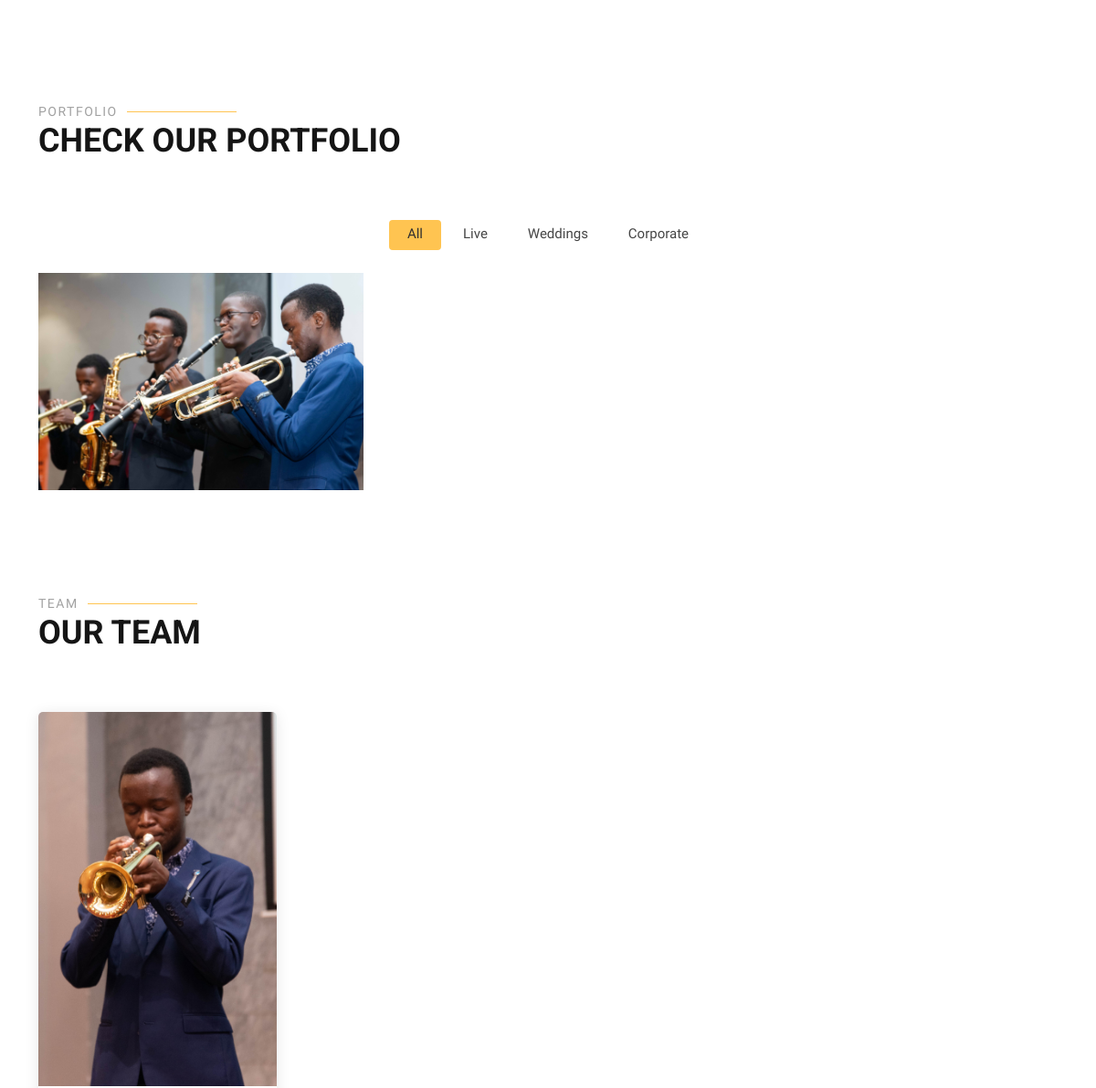
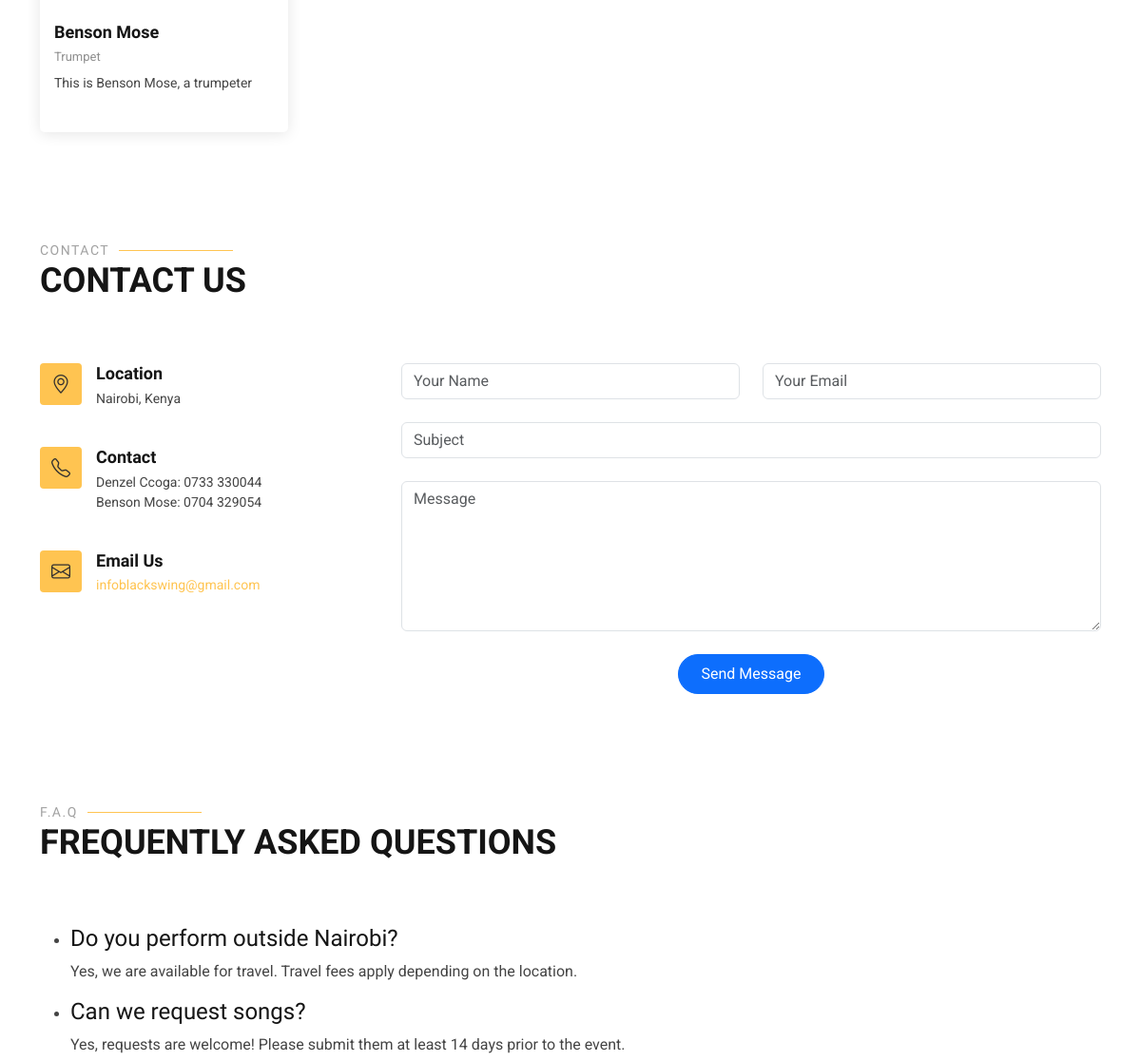
The app's page / (middle part), older data (2 pictures, top to bottom).
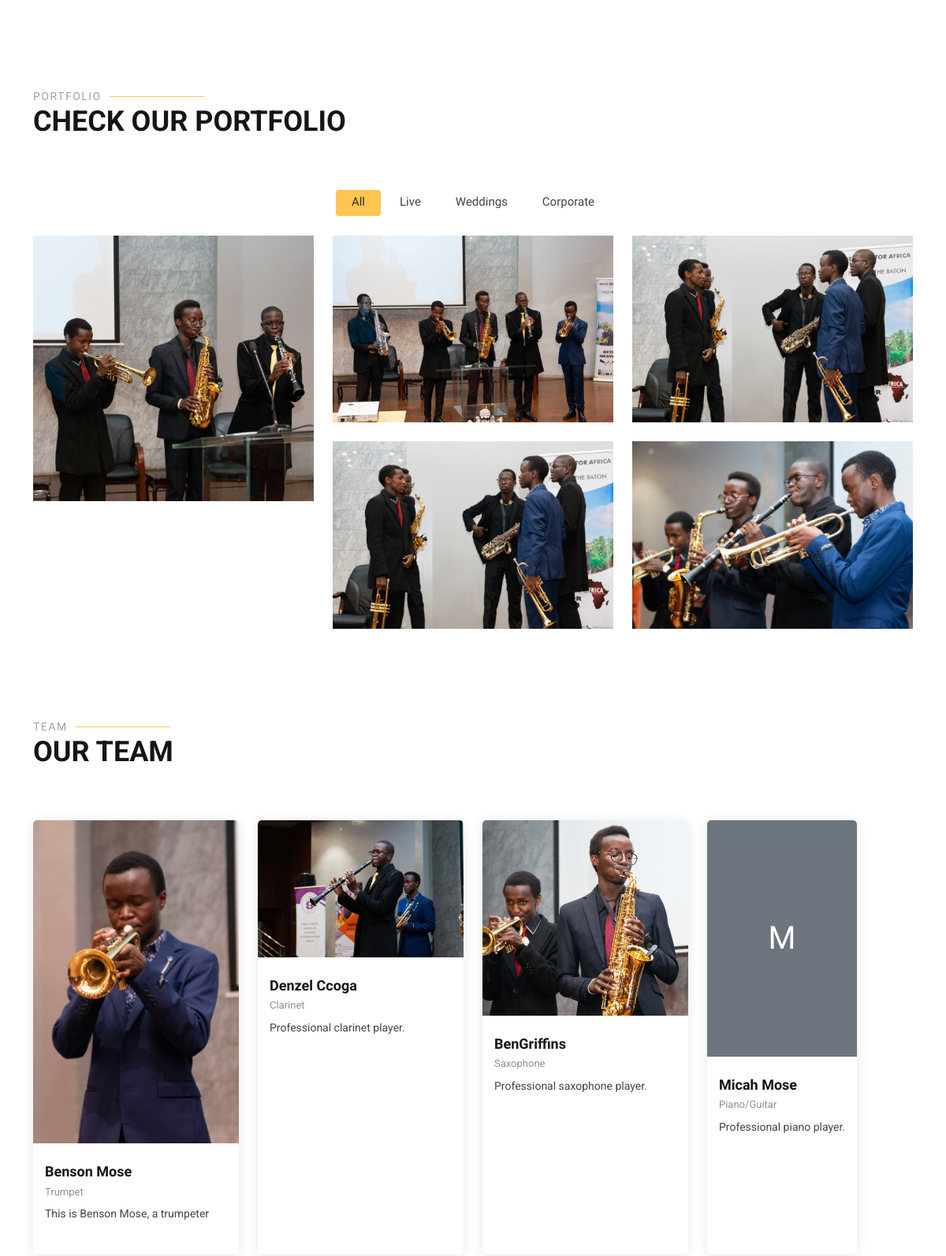
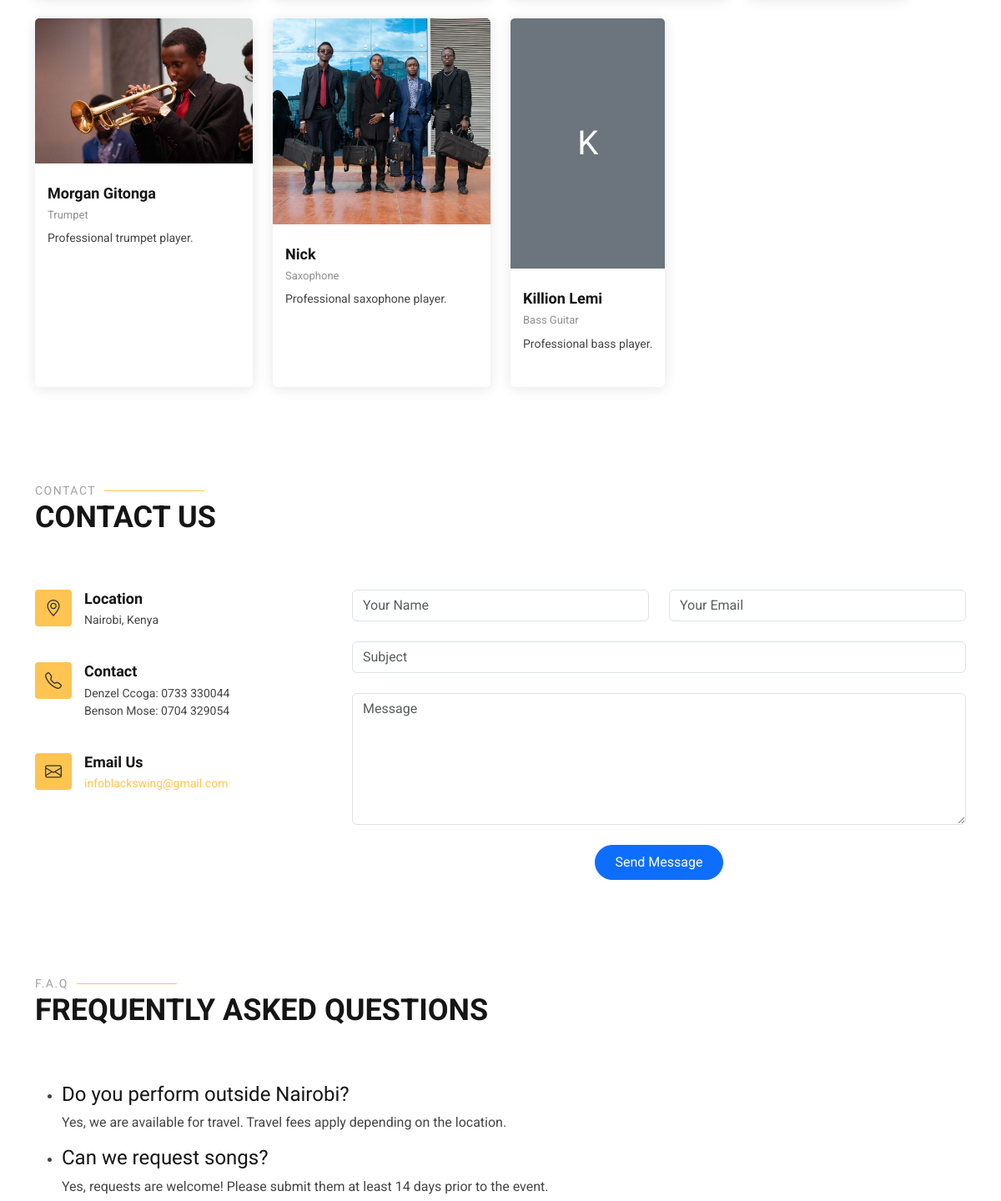
The same page, newer data (2 pictures, top to bottom).
### portfolio/models.py (models this page shows, shortened)
class Project(models.Model):
    CATEGORY_CHOICES = [
        ('live', 'Live Performance'),
        ('weddings', 'Weddings'),
        ('corporate', 'Corporate Events'),
    ]
    title = models.CharField(max_length=200)
    category = models.CharField(max_length=50, choices=CATEGORY_CHOICES, default='live')
    description = models.TextField(blank=True, help_text="Caption or description for this gallery item")
    image = models.ImageField(upload_to='portfolio_images/')
    created_at = models.DateTimeField(auto_now_add=True)
    class Meta:
        ordering = ['-created_at']

class TeamMember(models.Model):
    ROLE_CHOICES = [
        ('clarinet', 'Clarinet'),
        ('trumpet', 'Trumpet'),
        ('saxophone', 'Saxophone'),
        ('piano', 'Piano/Guitar'),
        ('bass', 'Bass Guitar'),
        ('drums', 'Drums'),
        ('vocals', 'Vocals'),
        ('other', 'Other'),
    ]
    name = models.CharField(max_length=100)
    role = models.CharField(max_length=50, choices=ROLE_CHOICES)
    bio = models.TextField(blank=True, help_text="Brief bio or description")
    image = models.ImageField(upload_to='team_images/', blank=True, null=True)
    order = models.IntegerField(default=0, help_text="Display order (lower numbers first)")
    is_active = models.BooleanField(default=True)
    created_at = models.DateTimeField(auto_now_add=True)
    class Meta:
        ordering = ['order', 'name']

### core/views.py (the view)
# urls.py: path('', views.index, name='index'),
def index(request):
    if request.method == 'POST':
        form = ContactForm(request.POST)
        if form.is_valid():
            form.save()
            messages.success(request, 'Your message has been sent. Thank you!')
            return redirect('index')
    else:
        form = ContactForm()
    projects = Project.objects.all().order_by('-created_at')
    team_members = TeamMember.objects.filter(is_active=True).order_by('order', 'name')
    services = Service.objects.all()
    if not services:
        services = []
    return render(request, 'core/index.html', {
        'projects': projects,
        'team_members': team_members,
        'form': form,
        'services': services
    })

### core/forms.py
class ContactForm(forms.ModelForm):
    class Meta:
        model = ContactMessage
        fields = ['name', 'email', 'subject', 'message']
        widgets = {
            'name': forms.TextInput(attrs={'class': 'form-control', 'placeholder': 'Your Name'}),
            'email': forms.EmailInput(attrs={'class': 'form-control', 'placeholder': 'Your Email'}),
            'subject': forms.TextInput(attrs={'class': 'form-control', 'placeholder': 'Subject'}),
            'message': forms.Textarea(attrs={'class': 'form-control', 'rows': 6, 'placeholder': 'Message'}),
        }

### core/context_processors.py (called while the page is built)
def unread_messages_count(request):
    if request.user.is_authenticated and request.user.is_superuser:
        messages_count = ContactMessage.objects.filter(is_read=False).count()
        bookings_count = ServiceBooking.objects.filter(is_read=False).count()
        return {'unread_messages_count': messages_count + bookings_count}
    return {}

### templates/core/index.html (shortened to what this page needs)
{% extends 'base.html' %}
{% load static %}
{% block content %}
<section id="services" class="services section">
</section>
<section id="portfolio" class="portfolio section">
  <div class="container section-title" data-aos="fade-up">
    <h2>Portfolio</h2>
    <p>Check our Portfolio</p>
  </div>
  <div class="container">
    <div class="isotope-layout" data-default-filter="*" data-layout="masonry" data-sort="original-order">
      <ul class="portfolio-filters isotope-filters" data-aos="fade-up" data-aos-delay="100">
        <li data-filter="*" class="filter-active">All</li>
        <li data-filter=".filter-live">Live</li>
        <li data-filter=".filter-weddings">Weddings</li>
        <li data-filter=".filter-corporate">Corporate</li>
      </ul>
      <div class="row gy-4 isotope-container" data-aos="fade-up" data-aos-delay="200">
        {% for project in projects %}
        <div class="col-lg-4 col-md-6 portfolio-item isotope-item filter-{{ project.category }}">
          {% if project.image %}
          <img src="{{ project.image.url }}" class="img-fluid" alt="{{ project.title }}">
          {% else %}
          <img src="https://via.placeholder.com/600x400" class="img-fluid" alt="Placeholder">
          {% endif %}
        </div>
        {% empty %}
        <div class="col-12 text-center">
          <p>No projects found. Add some from the Admin Dashboard!</p>
        </div>
        {% endfor %}
      </div>
    </div>
  </div>
</section>
<section id="team" class="team section">
  <div class="container section-title" data-aos="fade-up">
    <h2>Team</h2>
    <p>our Team</p>
  </div>
  <div class="container">
    <div class="row gy-4">
      {% for member in team_members %}
      <div class="col-lg-3 col-md-6 d-flex align-items-stretch" data-aos="fade-up" data-aos-delay="100">
        <div class="team-member">
          <div class="member-img">
            {% if member.image %}
            <img src="{{ member.image.url }}" class="img-fluid" alt="{{ member.name }}">
            {% else %}
            <div class="d-flex align-items-center justify-content-center bg-secondary text-white"
              style="height: 300px; width: 100%;">
              <span class="fs-1">{{ member.name|first }}</span>
            </div>
            {% endif %}
          </div>
          <div class="member-info">
            <h4>{{ member.name }}</h4>
            <span>{{ member.get_role_display }}</span>
            {% if member.bio %}
            <p class="mt-2 small">{{ member.bio|truncatewords:15 }}</p>
            {% endif %}
          </div>
        </div>
      </div>
      {% empty %}
      <div class="col-12 text-center">
        <p>No team members found.</p>
      </div>
      {% endfor %}
    </div>
  </div>
</section>
<section id="contact" class="contact section">
  <div class="container section-title" data-aos="fade-up">
    <h2>Contact</h2>
    <p>Contact Us</p>
  </div>
  <div class="container" data-aos="fade-up" data-aos-delay="100">
    <div class="row gy-4">
      <div class="col-lg-4">
        <div class="info-item d-flex" data-aos="fade-up" data-aos-delay="300">
          <i class="bi bi-geo-alt flex-shrink-0"></i>
          <div>
            <h3>Location</h3>
            <p>Nairobi, Kenya</p>
          </div>
        </div>
        <div class="info-item d-flex" data-aos="fade-up" data-aos-delay="400">
          <i class="bi bi-telephone flex-shrink-0"></i>
          <div>
            <h3>Contact</h3>
            <p>Denzel Ccoga: 0733 330044<br>Benson Mose: 0704 329054</p>
          </div>
        </div>
        <div class="info-item d-flex" data-aos="fade-up" data-aos-delay="500">
          <i class="bi bi-envelope flex-shrink-0"></i>
          <div>
            <h3>Email Us</h3>
            <p><a href="mailto:infoblackswing@gmail.com">infoblackswing@gmail.com</a></p>
          </div>
        </div>
      </div>
      <div class="col-lg-8">
        <form method="post" action="{% url 'index' %}#contact" class="django-contact-form" data-aos="fade-up"
          data-aos-delay="200">
          <div class="row gy-4">
            <div class="col-md-6">
              {{ form.name }}
            </div>
            <div class="col-md-6 ">
              {{ form.email }}
            </div>
            <div class="col-md-12">
              {{ form.subject }}
            </div>
            <div class="col-md-12">
              {{ form.message }}
            </div>
            <div class="col-md-12 text-center">
              <button type="submit" class="btn btn-primary rounded-pill px-4 py-2">Send Message</button>
            </div>
          </div>
        </form>
      </div>
    </div>
  </div>
</section>
<section id="faq" class="faq section">
  <div class="container section-title" data-aos="fade-up">
    <h2>F.A.Q</h2>
    <p>Frequently Asked Questions</p>
  </div>
  <div class="container" data-aos="fade-up">
    <div class="row">
      <div class="col-12">
        <div class="faq-list">
          <ul>
            <li data-aos="fade-up" data-aos-delay="100">
              <h4>Do you perform outside Nairobi?</h4>
              <p>Yes, we are available for travel. Travel fees apply depending on the location.</p>
            </li>
            <li data-aos="fade-up" data-aos-delay="200">
              <h4>Can we request songs?</h4>
              <p>Yes, requests are welcome! Please submit them at least 14 days prior to the event.</p>
            </li>
          </ul>
        </div>
      </div>
    </div>
  </div>
</section>
{% endblock %}

### templates/base.html (shortened to what this page needs)
{% load static %}
<!DOCTYPE html>
<html lang="en">
<head>
  <link href="{% static 'vendor/bootstrap/css/bootstrap.min.css' %}" rel="stylesheet">
  <link href="{% static 'vendor/bootstrap-icons/bootstrap-icons.css' %}" rel="stylesheet">
  <link href="{% static 'vendor/aos/aos.css' %}" rel="stylesheet">
  <link href="{% static 'vendor/swiper/swiper-bundle.min.css' %}" rel="stylesheet">
  <link href="{% static 'vendor/glightbox/css/glightbox.min.css' %}" rel="stylesheet">
  <link href="{% static 'css/main.css' %}" rel="stylesheet">
</head>
<body class="{% if request.path == '/' %}index-page{% endif %}">
  <main class="main">
    {% block content %}{% endblock %}
  </main>
</body>
</html>

### static/css/main.css (style rules this page uses)
:root { --default-font: "Roboto", system-ui, -apple-system, "Segoe UI", Roboto, "Helvetica Neue", Arial, "Noto Sans", "Liberation Sans", sans-serif, "Apple Color Emoji", "Segoe UI Emoji", "Segoe UI Symbol", "Noto Color Emoji"; --heading-font: "Raleway", sans-serif; --nav-font: "Poppins", sans-serif; }
:root { --background-color: #ffffff; --default-color: #444444; --heading-color: #151515; --accent-color: #ffc451; --surface-color: #ffffff; --contrast-color: #312f2f; }
:root { --nav-color: rgba(255, 255, 255, 0.905); --nav-hover-color: #ffc451; --nav-mobile-background-color: #ffffff; --nav-dropdown-background-color: #ffffff; --nav-dropdown-color: #212529; --nav-dropdown-hover-color: #ffc451; }
:root { scroll-behavior: smooth; }
body { color: var(--default-color); background-color: var(--background-color); font-family: var(--default-font); }
a { color: var(--accent-color); text-decoration: none; transition: 0.3s; }
h1, h2, h3, h4, h5, h6 { color: var(--heading-color); font-family: var(--heading-font); }
section, .section { color: var(--default-color); background-color: var(--background-color); padding: 60px 0; scroll-margin-top: 80px; overflow: clip; }
.section-title { padding-bottom: 60px; position: relative; }
.section-title h2 { font-size: 14px; font-weight: 500; padding: 0; line-height: 1px; margin: 0; letter-spacing: 1.5px; text-transform: uppercase; color: color-mix(in srgb, var(--default-color), transparent 50%); position: relative; }
.section-title h2::after { content: ""; width: 120px; height: 1px; display: inline-block; background: var(--accent-color); margin: 4px 10px; }
.section-title p { color: var(--heading-color); margin: 0; font-size: 36px; font-weight: 700; text-transform: uppercase; }
.portfolio .portfolio-filters { padding: 0; margin: 0 auto 20px auto; list-style: none; text-align: center; }
.portfolio .portfolio-filters li { cursor: pointer; display: inline-block; padding: 8px 20px 10px 20px; margin: 0; font-size: 15px; font-weight: 500; line-height: 1; margin-bottom: 5px; border-radius: 4px; transition: all 0.3s ease-in-out; font-family: var(--heading-font); }
.portfolio .portfolio-filters li:hover, .portfolio .portfolio-filters li.filter-active { color: var(--contrast-color); background-color: var(--accent-color); }
.portfolio .portfolio-filters li:first-child { margin-left: 0; }
.portfolio .portfolio-filters li:last-child { margin-right: 0; }
.portfolio .portfolio-item { position: relative; overflow: hidden; }
.team .team-member { background-color: var(--surface-color); overflow: hidden; border-radius: 5px; box-shadow: 0px 2px 15px rgba(0, 0, 0, 0.1); height: 100%; }
.team .team-member .member-img { position: relative; overflow: hidden; }
.team .team-member .member-info { padding: 25px 15px; }
.team .team-member .member-info h4 { font-weight: 700; margin-bottom: 5px; font-size: 18px; }
.team .team-member .member-info span { display: block; font-size: 13px; font-weight: 400; color: color-mix(in srgb, var(--default-color), transparent 40%); }
.contact .info-item+.info-item { margin-top: 40px; }
.contact .info-item i { color: var(--contrast-color); background: var(--accent-color); font-size: 20px; width: 44px; height: 44px; display: flex; justify-content: center; align-items: center; border-radius: 4px; transition: all 0.3s ease-in-out; margin-right: 15px; }
.contact .info-item h3 { padding: 0; font-size: 18px; font-weight: 700; margin-bottom: 5px; }
.contact .info-item p { padding: 0; margin-bottom: 0; font-size: 14px; }

Row changes from the older to the newer data that the page shows:
added Project: image (picture)
added Project: image (picture)
added Project: image (picture)
added Project: image (picture)
added TeamMember: image (picture), name "Denzel Ccoga", role "Clarinet", bio "Professional clarinet player."
added TeamMember: image (picture), name "BenGriffins", role "Saxophone", bio "Professional saxophone player."
added TeamMember: name|first "M", name "Micah Mose", role "Piano/Guitar", bio "Professional piano player."
added TeamMember: image (picture), name "Morgan Gitonga", role "Trumpet", bio "Professional trumpet player."
added TeamMember: image (picture), name "Nick", role "Saxophone", bio "Professional saxophone player."
added TeamMember: name|first "K", name "Killion Lemi", role "Bass Guitar", bio "Professional bass player."
